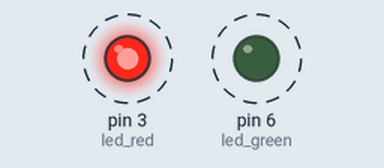
Recording of a sketch running on a simulated Arduino Uno, built with avr-gcc and run on an emulated ATmega328P. Shown: output pins drawn as LEDs (lit = HIGH). Dashed ring = blinking.

Above: at 0.2 s.
Timing chart, 0 to 3.0 s (numbered marks = the images above):
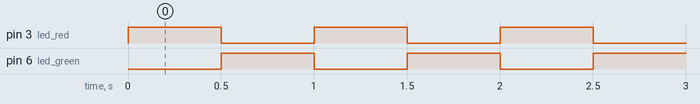

The sketch:

2_double_led.ino
```cpp
int led_red=3;
int led_green=6;
void setup() {
  // put your setup code here, to run once:
  pinMode(led_red,OUTPUT);
  pinMode(led_green,OUTPUT);
}

void loop() {
  // put your main code here, to run repeatedly:
  digitalWrite(led_red,HIGH);
  digitalWrite(led_green,LOW);
  delay(500);
  digitalWrite(led_red,LOW);
  digitalWrite(led_green,HIGH);
  delay(500);

}
```

Measured:
- by itself, pin 3 (led_red), pin 6 (led_green): alternates HIGH for 0.50 s and LOW for 0.50 s
